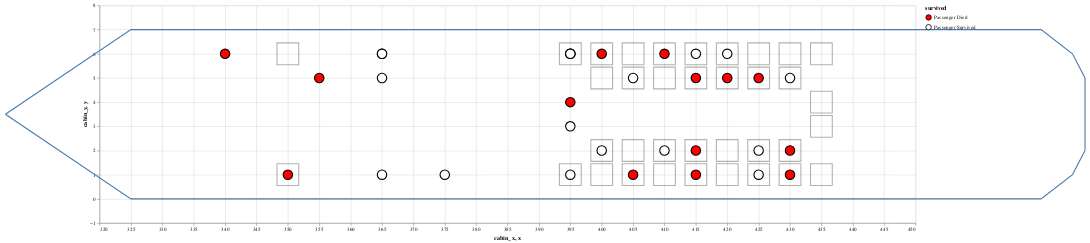

Source (notebook cell):
### Markdown cell above
#### 3.4 Combining everything

### Code cell
cabin_plot + passenger_plot + chart_ship_outline

### Figure 1 — Vega-Lite specification as saved in the notebook (floating-point values rounded to 4 significant figures)
{"$schema": "https://vega.github.io/schema/vega-lite/v3.4.0.json", "config": {"mark": {"tooltip": null}, "view": {"height": 300, "width": 400}}, "datasets": {"data-2b9cc8bc0cf64cfbb7b1e471ad5af04f": [{"x": 305, "y": 3.5}, {"x": 325, "y": 0}, {"x": 470, "y": 0}, {"x": 475, "y": 1}, {"x": 477, "y": 2}], "data-3d8c7eee13f363554229bae0c532536c": [{"x": 477, "y": 2}, {"x": 477, "y": 5}], "data-7391ad0528e7bd5c8e8a0f0ef93bd22c": [{"cabin_x": 350, "cabin_y": 1}, {"cabin_x": 350, "cabin_y": 6}, {"cabin_x": 400, "cabin_y": 6}, {"cabin_x": 400, "cabin_y": 5}, {"cabin_x": 400, "cabin_y": 2}, {"cabin_x": 400, "cabin_y": 1}, {"cabin_x": 405, "cabin_y": 6}, {"cabin_x": 405, "cabin_y": 5}, {"cabin_x": 405, "cabin_y": 2}, {"cabin_x": 405, "cabin_y": 1}, {"cabin_x": 395, "cabin_y": 6}, {"cabin_x": 395, "cabin_y": 1}, {"cabin_x": 410, "cabin_y": 6}, {"cabin_x": 410, "cabin_y": 5}, {"cabin_x": 410, "cabin_y": 2}, {"cabin_x": 410, "cabin_y": 1}, {"cabin_x": 415, "cabin_y": 6}, {"cabin_x": 415, "cabin_y": 5}, {"cabin_x": 415, "cabin_y": 2}, {"cabin_x": 415, "cabin_y": 1}, {"cabin_x": 420, "cabin_y": 6}, {"cabin_x": 420, "cabin_y": 5}, {"cabin_x": 420, "cabin_y": 2}, {"cabin_x": 420, "cabin_y": 1}, {"cabin_x": 425, "cabin_y": 6}, {"cabin_x": 425, "cabin_y": 5}, {"cabin_x": 425, "cabin_y": 2}, {"cabin_x": 425, "cabin_y": 1}, {"cabin_x": 430, "cabin_y": 6}, {"cabin_x": 430, "cabin_y": 5}, {"cabin_x": 430, "cabin_y": 2}, {"cabin_x": 430, "cabin_y": 1}, {"cabin_x": 435, "cabin_y": 6}, {"cabin_x": 435, "cabin_y": 4}, {"cabin_x": 435, "cabin_y": 3}, {"cabin_x": 435, "cabin_y": 1}], "data-8d3df3bbb92f61523f524d6045dae286": [{"x": 305, "y": 3.5}, {"x": 325, "y": 7}, {"x": 470, "y": 7}, {"x": 475, "y": 6}, {"x": 477, "y": 5}], "data-edff62d8a14bdd205d92239defb145f7": [{"age": 36, "boat": "None", "body": "None", "cabin_x": 425, "cabin_y": 5, "deck": "A", "embarked": "C", "fare": 40.12, "home.dest": "Winnipeg, MB", "name": "Ross, Mr. John Hugo", "parch": 0, "pclass": 1, "sex": "male", "sibsp": 0, "survived": "Passenger Died", "ticket": "13049"}, {"age": 33, "boat": "11", "body": "None", "cabin_x": 425, "cabin_y": 1, "deck": "A", "embarked": "C", "fare": 27.72, "home.dest": "Paris, France", "name": "Rosenbaum, Miss. Edith Louise", "parch": 0, "pclass": 1, "sex": "female", "sibsp": 0, "survived": "Passenger Survived", "ticket": "PC 17613"}, {"age": "None", "boat": "None", "body": "None", "cabin_x": 420, "cabin_y": 5, "deck": "A", "embarked": "S", "fare": 52, "home.dest": "Stoughton, MA", "name": "Clifford, Mr. George Quincy", "parch": 0, "pclass": 1, "sex": "male", "sibsp": 0, "survived": "Passenger Died", "ticket": "110465"}, {"age": 48, "boat": "1", "body": "None", "cabin_x": 420, "cabin_y": 6, "deck": "A", "embarked": "C", "fare": 39.6, "home.dest": "London / Paris", "name": "Duff Gordon, Lady. (Lucille Christiana Sutherland) (\"Mrs Morgan\")", "parch": 0, "pclass": 1, "sex": "female", "sibsp": 1, "survived": "Passenger Survived", "ticket": "11755"}, {"age": 39, "boat": "None", "body": 133, "cabin_x": 415, "cabin_y": 5, "deck": "A", "embarked": "C", "fare": 29.7, "home.dest": "Philadelphia, PA", "name": "Dulles, Mr. William Crothers", "parch": 0, "pclass": 1, "sex": "male", "sibsp": 0, "survived": "Passenger Died", "ticket": "PC 17580"}, {"age": "None", "boat": "None", "body": "None", "cabin_x": 415, "cabin_y": 2, "deck": "A", "embarked": "S", "fare": 26, "home.dest": "Streatham, Surrey", "name": "Smith, Mr. Richard William", "parch": 0, "pclass": 1, "sex": "male", "sibsp": 0, "survived": "Passenger Died", "ticket": "113056"}, {"age": 49, "boat": "1", "body": "None", "cabin_x": 415, "cabin_y": 6, "deck": "A", "embarked": "C", "fare": 56.93, "home.dest": "London / Paris", "name": "Duff Gordon, Sir. Cosmo Edmund (\"Mr Morgan\")", "parch": 0, "pclass": 1, "sex": "male", "sibsp": 1, "survived": "Passenger Survived", "ticket": "PC 17485"}, {"age": 41, "boat": "None", "body": "None", "cabin_x": 415, "cabin_y": 1, "deck": "A", "embarked": "S", "fare": 30.5, "home.dest": "Pomeroy, WA", "name": "Brady, Mr. John Bertram", "parch": 0, "pclass": 1, "sex": "male", "sibsp": 0, "survived": "Passenger Died", "ticket": "113054"}, {"age": 80, "boat": "B", "body": "None", "cabin_x": 410, "cabin_y": 2, "deck": "A", "embarked": "S", "fare": 30, "home.dest": "Hessle, Yorks", "name": "Barkworth, Mr. Algernon Henry Wilson", "parch": 0, "pclass": 1, "sex": "male", "sibsp": 0, "survived": "Passenger Survived", "ticket": "27042"}, {"age": 31, "boat": "None", "body": "None", "cabin_x": 410, "cabin_y": 6, "deck": "A", "embarked": "S", "fare": 50.5, "home.dest": "Trenton, NJ", "name": "Roebling, Mr. Washington Augustus II", "parch": 0, "pclass": 1, "sex": "male", "sibsp": 0, "survived": "Passenger Died", "ticket": "PC 17590"}, {"age": 56, "boat": "3", "body": "None", "cabin_x": 405, "cabin_y": 5, "deck": "A", "embarked": "C", "fare": 35.5, "home.dest": "Basel, Switzerland", "name": "Simonius-Blumer, Col. Oberst Alfons", "parch": 0, "pclass": 1, "sex": "male", "sibsp": 0, "survived": "Passenger Survived", "ticket": "13213"}, {"age": 36, "boat": "None", "body": "None", "cabin_x": 405, "cabin_y": 1, "deck": "A", "embarked": "C", "fare": 31.68, "home.dest": "New York, NY", "name": "Evans, Miss. Edith Corse", "parch": 0, "pclass": 1, "sex": "female", "sibsp": 0, "survived": "Passenger Died", "ticket": "PC 17531"}, {"age": 40, "boat": "7", "body": "None", "cabin_x": 400, "cabin_y": 2, "deck": "A", "embarked": "C", "fare": 31, "home.dest": "Glen Ridge, NJ", "name": "Blank, Mr. Henry", "parch": 0, "pclass": 1, "sex": "male", "sibsp": 0, "survived": "Passenger Survived", "ticket": "112277"}, {"age": "None", "boat": "None", "body": "None", "cabin_x": 400, "cabin_y": 6, "deck": "A", "embarked": "S", "fare": 50, "home.dest": "Seattle, WA", "name": "Rood, Mr. Hugh Roscoe", "parch": 0, "pclass": 1, "sex": "male", "sibsp": 0, "survived": "Passenger Died", "ticket": "113767"}, {"age": 53, "boat": "13", "body": "None", "cabin_x": 395, "cabin_y": 6, "deck": "A", "embarked": "S", "fare": 81.86, "home.dest": "San Francisco, CA", "name": "Dodge, Dr. Washington", "parch": 1, "pclass": 1, "sex": "male", "sibsp": 1, "survived": "Passenger Survived", "ticket": "33638"}, {"age": 4, "boat": "5", "body": "None", "cabin_x": 395, "cabin_y": 6, "deck": "A", "embarked": "S", "fare": 81.86, "home.dest": "San Francisco, CA", "name": "Dodge, Master. Washington", "parch": 2, "pclass": 1, "sex": "male", "sibsp": 0, "survived": "Passenger Survived", "ticket": "33638"}, {"age": 54, "boat": "5", "body": "None", "cabin_x": 395, "cabin_y": 6, "deck": "A", "embarked": "S", "fare": 81.86, "home.dest": "San Francisco, CA", "name": "Dodge, Mrs. Washington (Ruth Vidaver)", "parch": 1, "pclass": 1, "sex": "female", "sibsp": 1, "survived": "Passenger Survived", "ticket": "33638"}, {"age": 39, "boat": "None", "body": "None", "cabin_x": 350, "cabin_y": 1, "deck": "A", "embarked": "S", "fare": 0, "home.dest": "Belfast, NI", "name": "Andrews, Mr. Thomas Jr", "parch": 0, "pclass": 1, "sex": "male", "sibsp": 0, "survived": "Passenger Died", "ticket": "112050"}, {"age": 71, "boat": "None", "body": "None", "cabin_x": 430, "cabin_y": 2, "deck": "A", "embarked": "C", "fare": 34.65, "home.dest": "New York, NY", "name": "Goldschmidt, Mr. George B", "parch": 0, "pclass": 1, "sex": "male", "sibsp": 0, "survived": "Passenger Died", "ticket": "PC 17754"}, {"age": 28, "boat": "7", "body": "None", "cabin_x": 430, "cabin_y": 5, "deck": "A", "embarked": "S", "fare": 35.5, "home.dest": "New Britain, CT", "name": "Sloper, Mr. William Thompson", "parch": 0, "pclass": 1, "sex": "male", "sibsp": 0, "survived": "Passenger Survived", "ticket": "113788"}, {"age": 56, "boat": "None", "body": "None", "cabin_x": 430, "cabin_y": 1, "deck": "A", "embarked": "C", "fare": 30.7, "home.dest": "St James, Long Island, NY", "name": "Smith, Mr. James Clinch", "parch": 0, "pclass": 1, "sex": "male", "sibsp": 0, "survived": "Passenger Died", "ticket": "17764"}, {"age": 45, "boat": "7", "body": "None", "cabin_x": 425, "cabin_y": 2, "deck": "A", "embarked": "C", "fare": 29.7, "home.dest": "Paris, France", "name": "Chevre, Mr. Paul Romaine", "parch": 0, "pclass": 1, "sex": "male", "sibsp": 0, "survived": "Passenger Survived", "ticket": "PC 17594"}, {"age": 35, "boat": "3", "body": "None", "cabin_x": 395, "cabin_y": 3, "deck": "B", "embarked": "C", "fare": 512.3, "home.dest": "None", "name": "Lesurer, Mr. Gustave J", "parch": 0, "pclass": 1, "sex": "male", "sibsp": 0, "survived": "Passenger Survived", "ticket": "PC 17755"}, {"age": "None", "boat": "None", "body": "None", "cabin_x": 395, "cabin_y": 4, "deck": "B", "embarked": "S", "fare": 0, "home.dest": "None", "name": "Fry, Mr. Richard", "parch": 0, "pclass": 1, "sex": "male", "sibsp": 0, "survived": "Passenger Died", "ticket": "112058"}, {"age": 36, "boat": "4", "body": "None", "cabin_x": 395, "cabin_y": 1, "deck": "B", "embarked": "C", "fare": 262.4, "home.dest": "None", "name": "Chaudanson, Miss. Victorine", "parch": 0, "pclass": 1, "sex": "female", "sibsp": 0, "survived": "Passenger Survived", "ticket": "PC 17608"}, {"age": 30, "boat": "3", "body": "None", "cabin_x": 375, "cabin_y": 1, "deck": "B", "embarked": "S", "fare": 93.5, "home.dest": "None", "name": "Perreault, Miss. Anne", "parch": 0, "pclass": 1, "sex": "female", "sibsp": 0, "survived": "Passenger Survived", "ticket": "12749"}, {"age": 57, "boat": "None", "body": "None", "cabin_x": 365, "cabin_y": 6, "deck": "B", "embarked": "C", "fare": 146.5, "home.dest": "Paris, France", "name": "Spencer, Mr. William Augustus", "parch": 0, "pclass": 1, "sex": "male", "sibsp": 1, "survived": "Passenger Died", "ticket": "PC 17569"}, {"age": "None", "boat": "6", "body": "None", "cabin_x": 365, "cabin_y": 6, "deck": "B", "embarked": "C", "fare": 146.5, "home.dest": "Paris, France", "name": "Spencer, Mrs. William Augustus (Marie Eugenie)", "parch": 0, "pclass": 1, "sex": "female", "sibsp": 1, "survived": "Passenger Survived", "ticket": "PC 17569"}, {"age": 16, "boat": "8", "body": "None", "cabin_x": 365, "cabin_y": 1, "deck": "B", "embarked": "S", "fare": 86.5, "home.dest": "None", "name": "Maioni, Miss. Roberta", "parch": 0, "pclass": 1, "sex": "female", "sibsp": 0, "survived": "Passenger Survived", "ticket": "110152"}, {"age": 58, "boat": "None", "body": "None", "cabin_x": 365, "cabin_y": 5, "deck": "B", "embarked": "C", "fare": 146.5, "home.dest": "None", "name": "Lurette, Miss. Elise", "parch": 0, "pclass": 1, "sex": "female", "sibsp": 0, "survived": "Passenger Survived", "ticket": "PC 17569"}, {"age": 24, "boat": "None", "body": "None", "cabin_x": 355, "cabin_y": 5, "deck": "B", "embarked": "C", "fare": 79.2, "home.dest": "None", "name": "Giglio, Mr. Victor", "parch": 0, "pclass": 1, "sex": "male", "sibsp": 0, "survived": "Passenger Died", "ticket": "PC 17593"}, {"age": 40, "boat": "None", "body": 110, "cabin_x": 340, "cabin_y": 6, "deck": "B", "embarked": "S", "fare": 0, "home.dest": "None", "name": "Harrison, Mr. William", "parch": 0, "pclass": 1, "sex": "male", "sibsp": 0, "survived": "Passenger Died", "ticket": "112059"}]}, "layer": [{"data": {"name": "data-7391ad0528e7bd5c8e8a0f0ef93bd22c"}, "encoding": {"x": {"field": "cabin_x", "scale": {"domain": [320, 450]}, "type": "quantitative"}, "y": {"field": "cabin_y", "scale": {"domain": [-1, 7.5]}, "type": "quantitative"}}, "height": 400, "mark": {"fill": "None", "opacity": 0.3, "size": 1600, "stroke": "black", "type": "square"}, "width": 1500}, {"data": {"name": "data-edff62d8a14bdd205d92239defb145f7"}, "encoding": {"color": {"field": "survived", "scale": {"range": ["red", "white"]}, "type": "nominal"}, "x": {"field": "cabin_x", "scale": {"domain": [320, 450]}, "type": "quantitative"}, "y": {"field": "cabin_y", "scale": {"domain": [-1, 7.5]}, "type": "quantitative"}}, "height": 400, "mark": {"filled": true, "opacity": 1, "size": 300, "stroke": "black", "type": "point"}, "width": 1500}, {"layer": [{"data": {"name": "data-8d3df3bbb92f61523f524d6045dae286"}, "encoding": {"x": {"field": "x", "type": "quantitative"}, "y": {"field": "y", "type": "quantitative"}}, "mark": "line"}, {"data": {"name": "data-2b9cc8bc0cf64cfbb7b1e471ad5af04f"}, "encoding": {"x": {"field": "x", "type": "quantitative"}, "y": {"field": "y", "type": "quantitative"}}, "mark": "line"}, {"data": {"name": "data-3d8c7eee13f363554229bae0c532536c"}, "encoding": {"x": {"field": "x", "type": "quantitative"}, "y": {"field": "y", "type": "quantitative"}}, "mark": "line"}]}]}
